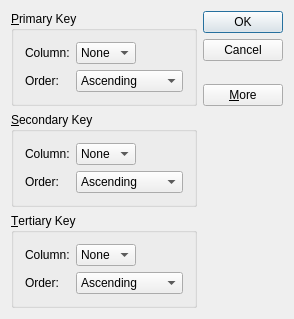
<?xml version="1.0" encoding="UTF-8"?>
<ui version="4.0">
 <class>SortDialogClass</class>
 <widget class="QDialog" name="SortDialogClass">
  <property name="geometry">
   <rect>
    <x>0</x>
    <y>0</y>
    <width>294</width>
    <height>295</height>
   </rect>
  </property>
  <property name="windowTitle">
   <string>Sort</string>
  </property>
  <layout class="QGridLayout" name="gridLayout_4">
   <item row="0" column="0">
    <widget class="QGroupBox" name="primaryGroupBox">
     <property name="title">
      <string>&amp;Primary Key</string>
     </property>
     <layout class="QGridLayout" name="gridLayout">
      <item row="0" column="0">
       <widget class="QLabel" name="label">
        <property name="text">
         <string>Column:</string>
        </property>
       </widget>
      </item>
      <item row="0" column="1">
       <widget class="QComboBox" name="primaryColumnCombo">
        <property name="currentText">
         <string>None</string>
        </property>
        <item>
         <property name="text">
          <string>None</string>
         </property>
        </item>
       </widget>
      </item>
      <item row="0" column="2">
       <spacer name="horizontalSpacer">
        <property name="orientation">
         <enum>Qt::Horizontal</enum>
        </property>
        <property name="sizeHint" stdset="0">
         <size>
          <width>40</width>
          <height>20</height>
         </size>
        </property>
       </spacer>
      </item>
      <item row="1" column="0">
       <widget class="QLabel" name="label_2">
        <property name="text">
         <string>Order:</string>
        </property>
       </widget>
      </item>
      <item row="1" column="1" colspan="2">
       <widget class="QComboBox" name="primaryOrderCombo">
        <item>
         <property name="text">
          <string>Ascending</string>
         </property>
        </item>
        <item>
         <property name="text">
          <string>Descending</string>
         </property>
        </item>
       </widget>
      </item>
     </layout>
    </widget>
   </item>
   <item row="0" column="1" rowspan="2">
    <layout class="QVBoxLayout" name="verticalLayout">
     <item>
      <widget class="QPushButton" name="okButton">
       <property name="text">
        <string>OK</string>
       </property>
       <property name="default">
        <bool>true</bool>
       </property>
      </widget>
     </item>
     <item>
      <widget class="QPushButton" name="cancelButton">
       <property name="text">
        <string>Cancel</string>
       </property>
      </widget>
     </item>
     <item>
      <spacer name="verticalSpacer_3">
       <property name="orientation">
        <enum>Qt::Vertical</enum>
       </property>
       <property name="sizeHint" stdset="0">
        <size>
         <width>20</width>
         <height>40</height>
        </size>
       </property>
      </spacer>
     </item>
     <item>
      <spacer name="verticalSpacer">
       <property name="orientation">
        <enum>Qt::Vertical</enum>
       </property>
       <property name="sizeHint" stdset="0">
        <size>
         <width>20</width>
         <height>40</height>
        </size>
       </property>
      </spacer>
     </item>
     <item>
      <widget class="QPushButton" name="moreButton">
       <property name="text">
        <string>&amp;More</string>
       </property>
       <property name="checkable">
        <bool>true</bool>
       </property>
      </widget>
     </item>
    </layout>
   </item>
   <item row="1" column="0">
    <spacer name="verticalSpacer_2">
     <property name="orientation">
      <enum>Qt::Vertical</enum>
     </property>
     <property name="sizeHint" stdset="0">
      <size>
       <width>20</width>
       <height>0</height>
      </size>
     </property>
    </spacer>
   </item>
   <item row="2" column="0">
    <widget class="QGroupBox" name="SecondaryGroupBox">
     <property name="title">
      <string>&amp;Secondary Key</string>
     </property>
     <layout class="QGridLayout" name="gridLayout_2">
      <item row="0" column="0">
       <widget class="QLabel" name="label_3">
        <property name="text">
         <string>Column:</string>
        </property>
       </widget>
      </item>
      <item row="0" column="1">
       <widget class="QComboBox" name="secondarColumnCombo">
        <property name="currentText">
         <string>None</string>
        </property>
        <item>
         <property name="text">
          <string>None</string>
         </property>
        </item>
       </widget>
      </item>
      <item row="0" column="2">
       <spacer name="horizontalSpacer_2">
        <property name="orientation">
         <enum>Qt::Horizontal</enum>
        </property>
        <property name="sizeHint" stdset="0">
         <size>
          <width>40</width>
          <height>20</height>
         </size>
        </property>
       </spacer>
      </item>
      <item row="1" column="0">
       <widget class="QLabel" name="label_4">
        <property name="text">
         <string>Order:</string>
        </property>
       </widget>
      </item>
      <item row="1" column="1" colspan="2">
       <widget class="QComboBox" name="secondaryOrderCombo">
        <item>
         <property name="text">
          <string>Ascending</string>
         </property>
        </item>
        <item>
         <property name="text">
          <string>Descending</string>
         </property>
        </item>
       </widget>
      </item>
     </layout>
    </widget>
   </item>
   <item row="3" column="0">
    <widget class="QGroupBox" name="TertiaryGroupBox">
     <property name="title">
      <string>&amp;Tertiary Key</string>
     </property>
     <layout class="QGridLayout" name="gridLayout_3">
      <item row="0" column="0">
       <widget class="QLabel" name="label_5">
        <property name="text">
         <string>Column:</string>
        </property>
       </widget>
      </item>
      <item row="0" column="1">
       <widget class="QComboBox" name="tertiaryColumnCombo">
        <property name="currentText">
         <string>None</string>
        </property>
        <item>
         <property name="text">
          <string>None</string>
         </property>
        </item>
       </widget>
      </item>
      <item row="0" column="2">
       <spacer name="horizontalSpacer_3">
        <property name="orientation">
         <enum>Qt::Horizontal</enum>
        </property>
        <property name="sizeHint" stdset="0">
         <size>
          <width>40</width>
          <height>20</height>
         </size>
        </property>
       </spacer>
      </item>
      <item row="1" column="0">
       <widget class="QLabel" name="label_6">
        <property name="text">
         <string>Order:</string>
        </property>
       </widget>
      </item>
      <item row="1" column="1" colspan="2">
       <widget class="QComboBox" name="tertiaryOrderCombo">
        <item>
         <property name="text">
          <string>Ascending</string>
         </property>
        </item>
        <item>
         <property name="text">
          <string>Descending</string>
         </property>
        </item>
       </widget>
      </item>
     </layout>
    </widget>
   </item>
  </layout>
 </widget>
 <layoutdefault spacing="6" margin="11"/>
 <resources/>
 <connections>
  <connection>
   <sender>okButton</sender>
   <signal>clicked()</signal>
   <receiver>SortDialogClass</receiver>
   <slot>accept()</slot>
   <hints>
    <hint type="sourcelabel">
     <x>243</x>
     <y>26</y>
    </hint>
    <hint type="destinationlabel">
     <x>315</x>
     <y>21</y>
    </hint>
   </hints>
  </connection>
  <connection>
   <sender>cancelButton</sender>
   <signal>clicked()</signal>
   <receiver>SortDialogClass</receiver>
   <slot>reject()</slot>
   <hints>
    <hint type="sourcelabel">
     <x>236</x>
     <y>52</y>
    </hint>
    <hint type="destinationlabel">
     <x>245</x>
     <y>82</y>
    </hint>
   </hints>
  </connection>
  <connection>
   <sender>moreButton</sender>
   <signal>toggled(bool)</signal>
   <receiver>SecondaryGroupBox</receiver>
   <slot>setVisible(bool)</slot>
   <hints>
    <hint type="sourcelabel">
     <x>226</x>
     <y>164</y>
    </hint>
    <hint type="destinationlabel">
     <x>177</x>
     <y>142</y>
    </hint>
   </hints>
  </connection>
  <connection>
   <sender>moreButton</sender>
   <signal>toggled(bool)</signal>
   <receiver>TertiaryGroupBox</receiver>
   <slot>setVisible(bool)</slot>
   <hints>
    <hint type="sourcelabel">
     <x>253</x>
     <y>170</y>
    </hint>
    <hint type="destinationlabel">
     <x>200</x>
     <y>215</y>
    </hint>
   </hints>
  </connection>
 </connections>
</ui>
